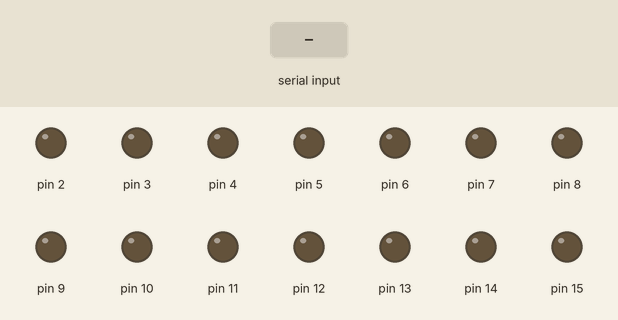
This sketch was run on a simulated Arduino Uno, built with avr-gcc and run on an emulated ATmega328P. Shown: output pins drawn as LEDs (lit = HIGH). Inputs (shaded band) come from the test bench.

Above: at 1.2 s.
1.3 s: "<30:150>" received over Serial
At 2.5 s:
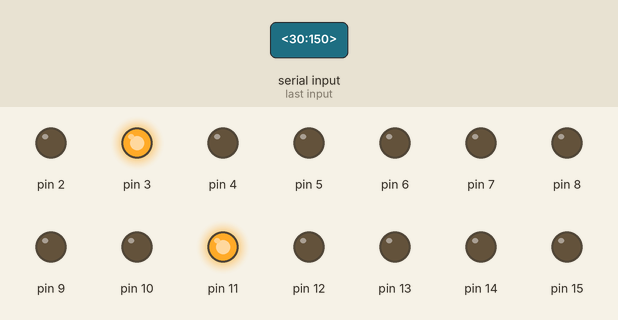
2.8 s: "<1:90>" received over Serial
At 3.8 s:
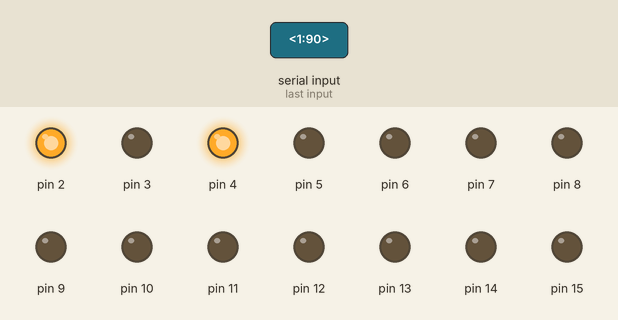
Timing chart, 0 to 5.8 s (numbered marks = the images above; inputs shaded):
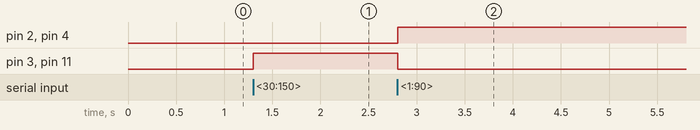

The sketch:

switcher.c.ino
```cpp
// Serial

int MAX_PORT = 21;

void reset()
// reset ports to zerro value
{
  for (int i = 2; i <= MAX_PORT; i++) {
    digitalWrite(i, 0);
  }
}

boolean  isNumber(String str) {
  if (str.length() == 0) {
    return false;
  }
  for (unsigned i = 0; i < str.length(); i++) {
    if (isDigit(str[i]) || str[i] == '-' || str[i] == '+') {
      continue;
    }
    return false;
  }
  return true;
}

void setup()
{
  Serial.begin(115200);  // initialize serial communications at 115200 bps
  for (int i = 2; i <= MAX_PORT; i++) {
    pinMode(i, OUTPUT);
    digitalWrite(i, 0);
  }
}

void loop()
{
  while (!Serial.available()) {}

  String data;
  char c = Serial.read();
  if (c == '<') { // mesage start
    delay(1);
    while ( c != '>' ) { // mesage end
      c = Serial.read();
      if (c != '>') {
        data += c;
      }
    }
    int d = data.indexOf(":"); // message devider
    if (d > 0) {
      // devide message into port:value
      String sPort = data.substring(0, d);
      String sVal = data.substring(d + 1);

      if (isNumber(sPort) && isNumber(sVal)) {
        //port and value are numbers
        int port = sPort.toInt();
        int val = sVal.toInt();
        //        Serial.print(String(val) + "\n");
        if (val > 0) {
          val = 1;
        }
        else {
          val = 0;
        }

        if (port >= 0 && port <= (MAX_PORT - 2) * 4)
        {
          reset();
          if (val > 0) {
            digitalWrite(2, port & 1);
            digitalWrite(3, (port >> 1) & 1);
          }
          digitalWrite(4 + (port >> 2), val);
        }
      }
    }
  }
}
```

Measured:
- after the input at 1.3 s, pin 3, pin 11: LOW → HIGH at once
- after the input at 2.8 s, pin 2, pin 4: LOW → HIGH at once; pin 3, pin 11: HIGH → LOW at once
